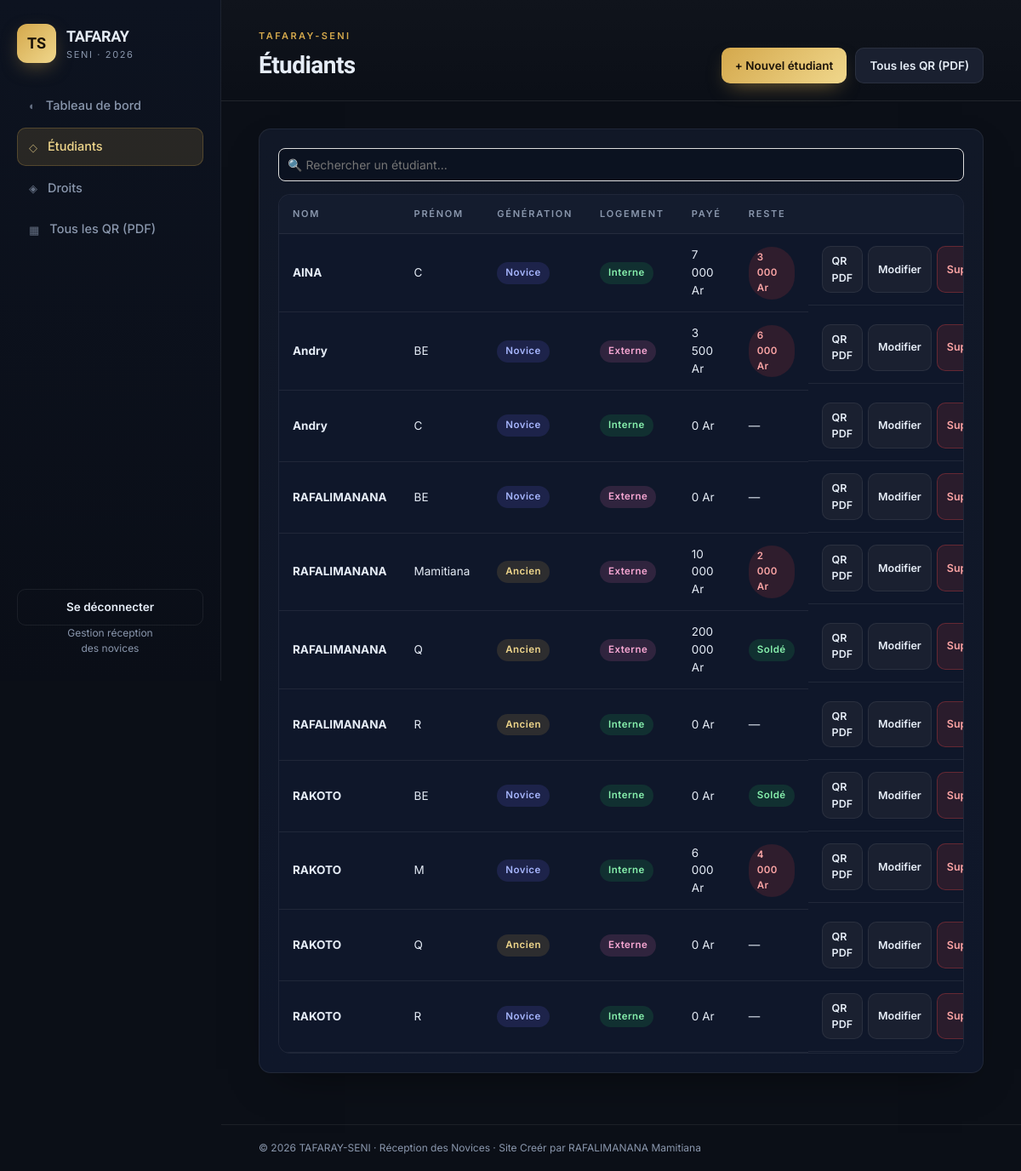
/etudiants.php (signed in), run on an earlier commit of the app's database.
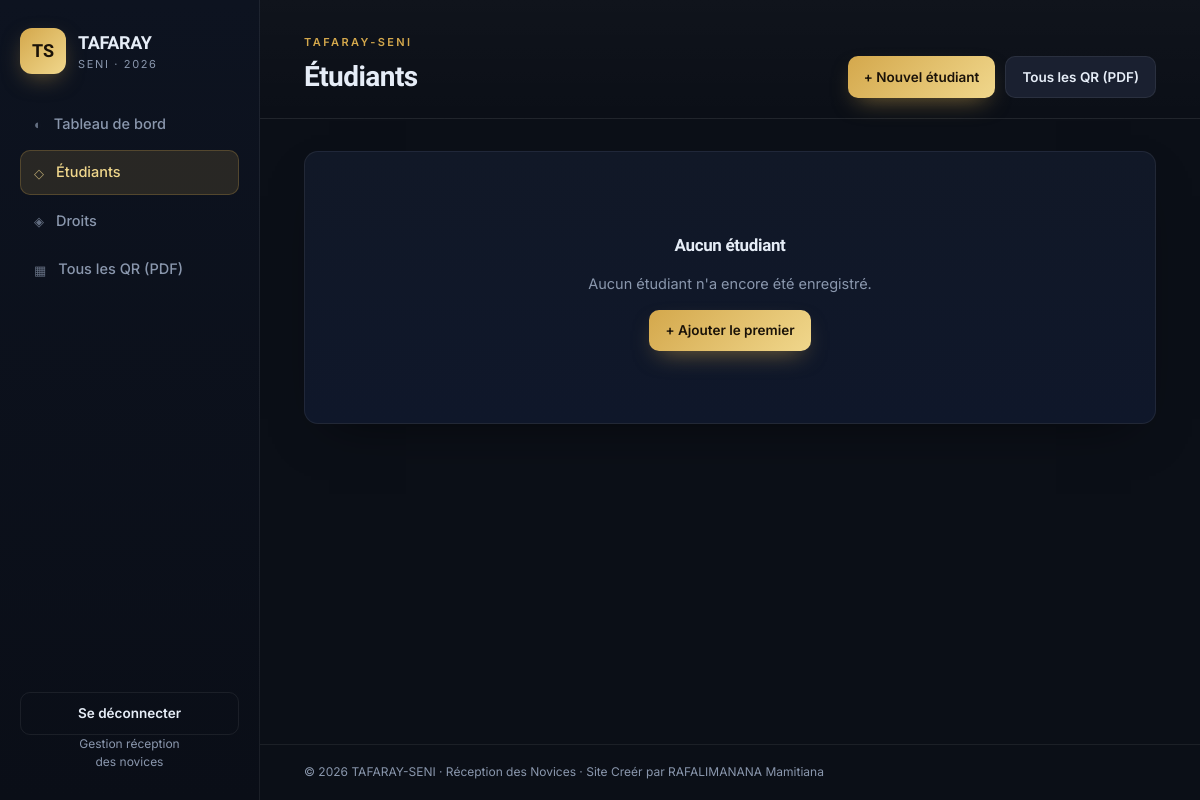
And on a later commit of the database.
### tables this page shows
CREATE TABLE etudiant (
  id INTEGER PRIMARY KEY AUTOINCREMENT,
  NomEt TEXT NOT NULL,
  PrenomEt TEXT NOT NULL,
  GenerationEt TEXT NOT NULL CHECK(GenerationEt IN ('Ancien','Novice')),
  LogementsEt TEXT NOT NULL CHECK(LogementsEt IN ('Interne','Externe'))
);

### includes/db.php (called while the page is built, shortened)
<?php
function e($s){ return htmlspecialchars($s ?? '', ENT_QUOTES, 'UTF-8'); }
function allEtudiantsWithDroit(PDO $pdo) {
  return $pdo->query("SELECT e.*, d.MontantPayee, d.RestePayer, d.DatePaiement
    FROM etudiant e LEFT JOIN droit d ON d.etudiant_id = e.id AND d.id = (
      SELECT id FROM droit WHERE etudiant_id = e.id ORDER BY id DESC LIMIT 1
    ) ORDER BY e.NomEt, e.PrenomEt")->fetchAll(PDO::FETCH_ASSOC);
}

### etudiants.php (the view, shortened to what this page needs)
<?php
require __DIR__.'/includes/auth.php';
$action = $_GET['action'] ?? 'list';
$edit = null;
$topbarActions = $action==='list'
  ? '<a href="etudiants.php?action=new" class="btn btn-primary">+ Nouvel étudiant</a><a href="qr_all.php" class="btn">Tous les QR (PDF)</a>'
  : '<a href="etudiants.php" class="btn btn-ghost">← Retour</a>';
include 'includes/header.php';
if ($action==='new' || $action==='edit'):
?>
<div class="card" style="max-width:760px">
  <h2 class="section-title"><?= $edit ? 'Modifier l\'étudiant' : 'Ajouter un étudiant' ?></h2>
  <form method="post">
    <?php if ($edit): ?><input type="hidden" name="id" value="<?= $edit['id'] ?>"><?php endif; ?>
    <div class="form-grid">
      <div><label>Nom</label><input name="NomEt" required value="<?= e($edit['NomEt']??'') ?>"></div>
      <div><label>Prénom</label><input name="PrenomEt" required value="<?= e($edit['PrenomEt']??'') ?>"></div>
      <div>
        <label>Génération</label>
        <select name="GenerationEt">
          <?php foreach (['Novice','Ancien'] as $g): ?>
            <option <?= ($edit['GenerationEt']??'')===$g?'selected':'' ?>><?= $g ?></option>
          <?php endforeach; ?>
        </select>
      </div>
      <div>
        <label>Logement</label>
        <select name="LogementsEt">
          <?php foreach (['Interne','Externe'] as $g): ?>
            <option <?= ($edit['LogementsEt']??'')===$g?'selected':'' ?>><?= $g ?></option>
          <?php endforeach; ?>
        </select>
      </div>
    </div>
    <div class="form-actions">
      <a class="btn btn-ghost" href="etudiants.php">Annuler</a>
      <button class="btn btn-primary"><?= $edit?'Enregistrer':'Créer l\'étudiant' ?></button>
    </div>
  </form>
</div>
<?php else:
  $rows = allEtudiantsWithDroit($pdo);
?>
<div class="card">
  <?php if (!$rows): ?>
    <div class="empty"><h3>Aucun étudiant</h3><p>Aucun étudiant n'a encore été enregistré.</p>
      <a href="etudiants.php?action=new" class="btn btn-primary">+ Ajouter le premier</a></div>
  <?php else: ?>
  <div style="margin-bottom:15px;">
    <input
        type="text"
        id="searchInput"
        placeholder="🔍 Rechercher un étudiant..."
        style="width:100%;padding:10px;border:1px solid #ddd;border-radius:8px;"
    >
</div>
<div class="table-wrap">
    <table class="table" id="etudiantsTable">
      <thead><tr><th>Nom</th><th>Prénom</th><th>Génération</th><th>Logement</th><th>Payé</th><th>Reste</th><th></th></tr></thead>
      <tbody>
      <?php foreach ($rows as $r): ?>
        <tr>
          <td><strong><?= e($r['NomEt']) ?></strong></td>
          <td><?= e($r['PrenomEt']) ?></td>
          <td><span class="badge badge-<?= strtolower($r['GenerationEt']) ?>"><?= e($r['GenerationEt']) ?></span></td>
          <td><span class="badge badge-<?= strtolower($r['LogementsEt']) ?>"><?= e($r['LogementsEt']) ?></span></td>
          <td><?= number_format($r['MontantPayee']??0,0,',',' ') ?> Ar</td>
          <td><?php $rest=$r['RestePayer']??null; if($rest===null) echo '—'; elseif($rest==0) echo '<span class="badge badge-ok">Soldé</span>'; else echo '<span class="badge badge-due">'.number_format($rest,0,',',' ').' Ar</span>'; ?></td>
          <td class="actions">
            <a class="btn btn-sm" href="qr.php?id=<?= $r['id'] ?>" target="_blank">QR PDF</a>
            <a class="btn btn-sm" href="etudiants.php?action=edit&id=<?= $r['id'] ?>">Modifier</a>
            <a class="btn btn-sm btn-danger" href="etudiants.php?action=delete&id=<?= $r['id'] ?>" onclick="return confirm('Supprimer cet étudiant ?')">Suppr.</a>
          </td>
        </tr>
      <?php endforeach; ?>
      </tbody>
    </table>
  </div>
  <?php endif; ?>
</div>
<?php endif; include 'includes/footer.php'; ?>

What changed in the data, as far as the page shows it:
removed etudiant: NomEt "AINA", PrenomEt "C", GenerationEt "Novice", LogementsEt "Interne", MontantPayee "7 000", rest "3 000"
removed etudiant: NomEt "Andry", PrenomEt "BE", GenerationEt "Novice", LogementsEt "Externe", MontantPayee "3 500", rest "6 000"
removed etudiant: NomEt "Andry", PrenomEt "C", GenerationEt "Novice", LogementsEt "Interne", MontantPayee "0"
removed etudiant: NomEt "RAFALIMANANA", PrenomEt "BE", GenerationEt "Novice", LogementsEt "Externe", MontantPayee "0"
removed etudiant: NomEt "RAFALIMANANA", PrenomEt "Mamitiana", GenerationEt "Ancien", LogementsEt "Externe", MontantPayee "10 000", rest "2 000"
removed etudiant: NomEt "RAFALIMANANA", PrenomEt "Q", GenerationEt "Ancien", LogementsEt "Externe", MontantPayee "200 000", shows "Soldé"
removed etudiant: NomEt "RAFALIMANANA", PrenomEt "R", GenerationEt "Ancien", LogementsEt "Interne", MontantPayee "0"
removed etudiant: NomEt "RAKOTO", PrenomEt "BE", GenerationEt "Novice", LogementsEt "Interne", MontantPayee "0", shows "Soldé"
removed etudiant: NomEt "RAKOTO", PrenomEt "M", GenerationEt "Novice", LogementsEt "Interne", MontantPayee "6 000", rest "4 000"
removed etudiant: NomEt "RAKOTO", PrenomEt "Q", GenerationEt "Ancien", LogementsEt "Externe", MontantPayee "0"
removed etudiant: NomEt "RAKOTO", PrenomEt "R", GenerationEt "Novice", LogementsEt "Interne", MontantPayee "0"
Also different on the page:
text no longer shown: "NOM PRÉNOM GÉNÉRATION LOGEMENT PAYÉ RESTE"
text now shown: "Aucun étudiant Aucun étudiant n'a encore été enregistré. + Ajouter le premier"
